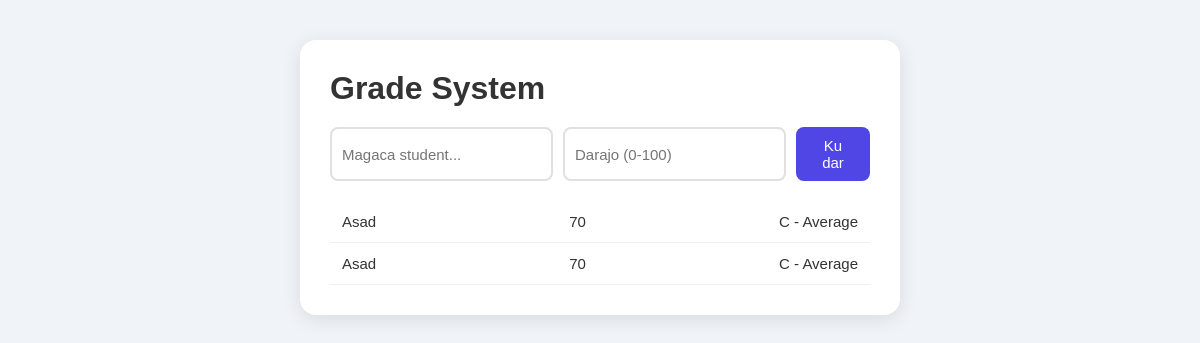
Before: / with the older database file.
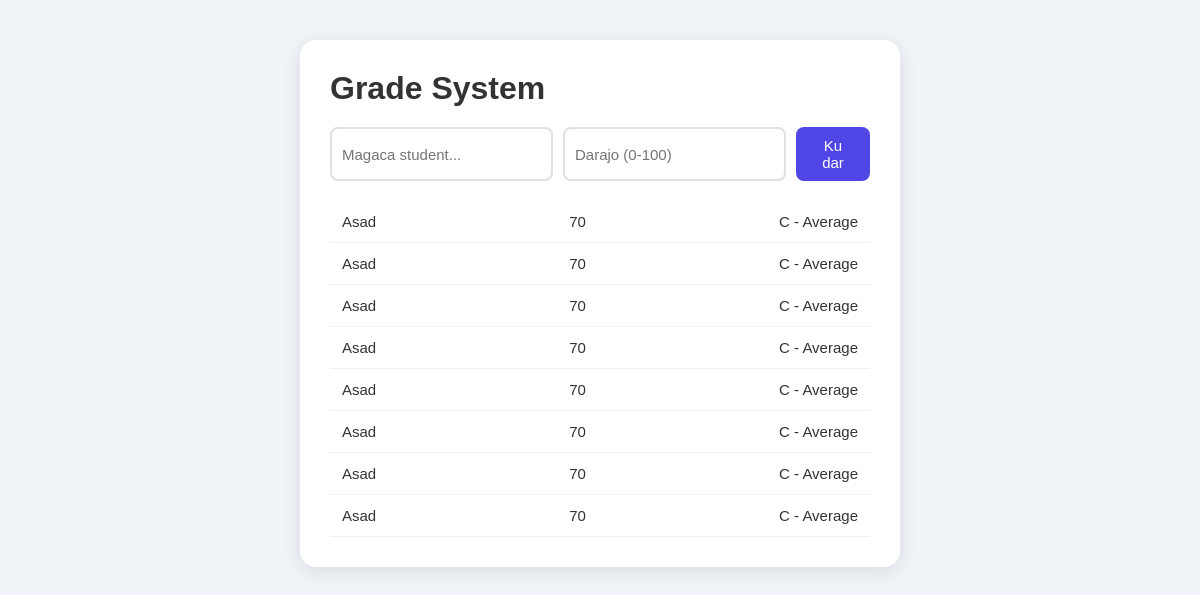
After: the same page with the newer database file.
### tables this page shows
CREATE TABLE students (
        id INTEGER PRIMARY KEY AUTOINCREMENT,
        name TEXT NOT NULL,
        grade INTEGER NOT NULL
    );

### Student.php (called while the page is built, shortened)
<?php
class Student {
    public $grade;
    public function __construct($name, $grade)     {
        $this->name = $name;
        $this->grade = $grade;
    }
    public function getGrade() {
        return $this->grade;
    }
   public function getResult(){
    if ($this->grade >= 90) {
        return "A - Excellent";
    } elseif ($this->grade >= 80) {
        return "B - Good";
    } elseif ($this->grade >= 70) {
        return "C - Average";
    } else {
        return "F - Fail";
    }
}
}
?>

### index.php (the view, shortened to what this page needs)
<?php
require 'Student.php';
$db = new PDO('sqlite:students.db');
$db->exec("
    CREATE TABLE IF NOT EXISTS students (
        id INTEGER PRIMARY KEY AUTOINCREMENT,
        name TEXT NOT NULL,
        grade INTEGER NOT NULL
    )
");
$rows = $db->query("SELECT * FROM students ORDER BY grade DESC")->fetchAll();
?>
<!DOCTYPE html>
<html lang="en">
<head>
</head>
<body>
    <div class="container">
        <h1>Grade System</h1>
        <form method="POST">
            <input type="text" name="name" placeholder="Magaca student...">
            <input type="number" name="grade" placeholder="Darajo (0-100)">
            <button type="submit">Ku dar</button>
        </form>
    <?php foreach ($rows as $row):
    $student = new Student($row['name'], $row['grade']);
?>
    <div class="student-item">
        <span><?= $student->name ?></span>
        <span><?= $student->getGrade() ?></span>
        <span><?= $student->getResult() ?></span>
    </div>
<?php endforeach; ?>
    </div>
</body>
</html>

### index.php (style rules this page uses)
* { margin: 0; padding: 0; box-sizing: border-box; }
body { background-color: #f0f4f8; font-family: Arial, sans-serif; padding: 40px; }
.container { background: white; max-width: 600px; margin: 0 auto; border-radius: 16px; padding: 30px; box-shadow: 0 4px 20px rgba(0,0,0,0.1); }
h1 { color: #333; margin-bottom: 20px; }
form { display: flex; gap: 10px; margin-bottom: 20px; }
input { flex: 1; padding: 10px; border: 2px solid #e0e0e0; border-radius: 8px; font-size: 15px; }
button { padding: 10px 20px; background-color: #4f46e5; color: white; border: none; border-radius: 8px; cursor: pointer; font-size: 15px; }
.student-item { display: flex; justify-content: space-between; padding: 12px; border-bottom: 1px solid #f0f0f0; align-items: center; }
.student-item span { font-size: 15px; color: #333; }

Changed rows visible on the page:
added students: name "Asad", grade "70", grade "C - Average"
added students: name "Asad", grade "70", grade "C - Average"
added students: name "Asad", grade "70", grade "C - Average"
added students: name "Asad", grade "70", grade "C - Average"
added students: name "Asad", grade "70", grade "C - Average"
added students: name "Asad", grade "70", grade "C - Average"
